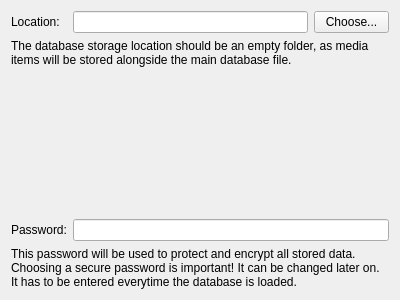
<?xml version="1.0" encoding="UTF-8"?>
<ui version="4.0">
 <class>LoadBackupWizardPageSaveDatabase</class>
 <widget class="QWizardPage" name="LoadBackupWizardPageSaveDatabase">
  <property name="geometry">
   <rect>
    <x>0</x>
    <y>0</y>
    <width>400</width>
    <height>300</height>
   </rect>
  </property>
  <property name="windowTitle">
   <string>WizardPage</string>
  </property>
  <property name="title">
   <string>Saving your ID to a new database</string>
  </property>
  <property name="subTitle">
   <string>Pick where to save the database for your identity. It will be used to store all sent and received messages as well as known contacts and groups.</string>
  </property>
  <layout class="QGridLayout" name="gridLayout">
   <item row="0" column="2">
    <widget class="QPushButton" name="btnPickSave">
     <property name="maximumSize">
      <size>
       <width>75</width>
       <height>16777215</height>
      </size>
     </property>
     <property name="text">
      <string>Choose...</string>
     </property>
    </widget>
   </item>
   <item row="4" column="0">
    <widget class="QLabel" name="lblPassword">
     <property name="text">
      <string>Password:</string>
     </property>
    </widget>
   </item>
   <item row="0" column="1">
    <widget class="QLineEdit" name="edtSaveDatabaseLocation">
     <property name="readOnly">
      <bool>true</bool>
     </property>
    </widget>
   </item>
   <item row="4" column="1" colspan="2">
    <widget class="QLineEdit" name="edtSaveDatabasePassword">
     <property name="echoMode">
      <enum>QLineEdit::Password</enum>
     </property>
    </widget>
   </item>
   <item row="0" column="0">
    <widget class="QLabel" name="lblLocation">
     <property name="text">
      <string>Location:</string>
     </property>
    </widget>
   </item>
   <item row="2" column="0">
    <spacer name="verticalSpacer">
     <property name="orientation">
      <enum>Qt::Vertical</enum>
     </property>
     <property name="sizeHint" stdset="0">
      <size>
       <width>20</width>
       <height>40</height>
      </size>
     </property>
    </spacer>
   </item>
   <item row="1" column="0" colspan="3">
    <widget class="QLabel" name="lblLocationHelp">
     <property name="text">
      <string>The database storage location should be an empty folder, as media items will be stored alongside the main database file.</string>
     </property>
     <property name="wordWrap">
      <bool>true</bool>
     </property>
     <property name="textInteractionFlags">
      <set>Qt::NoTextInteraction</set>
     </property>
    </widget>
   </item>
   <item row="5" column="0" colspan="3">
    <widget class="QLabel" name="lblPasswordHelp">
     <property name="text">
      <string>This password will be used to protect and encrypt all stored data. Choosing a secure password is important! It can be changed later on. It has to be entered everytime the database is loaded.</string>
     </property>
     <property name="wordWrap">
      <bool>true</bool>
     </property>
     <property name="textInteractionFlags">
      <set>Qt::NoTextInteraction</set>
     </property>
    </widget>
   </item>
  </layout>
 </widget>
 <resources/>
 <connections/>
</ui>
